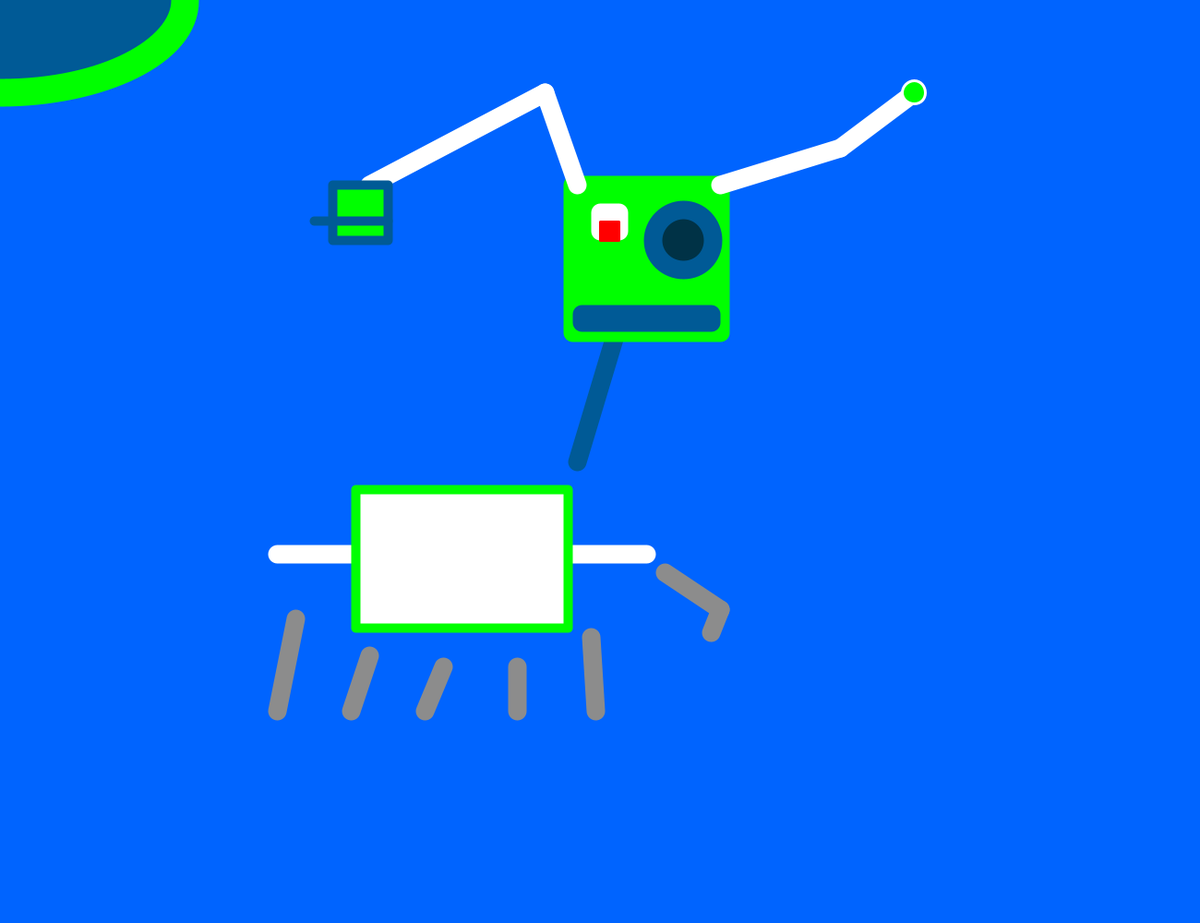
Frame 1 (no input)
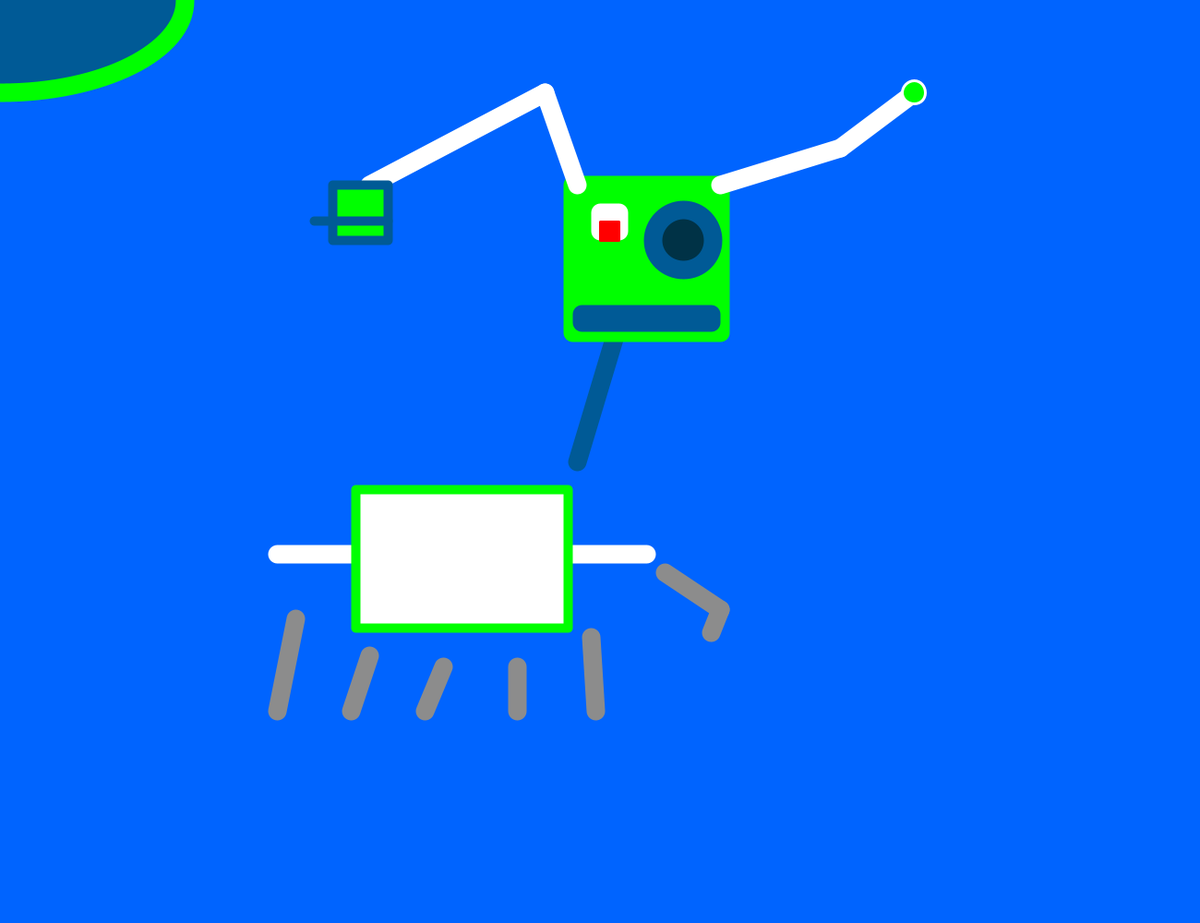
Frame 60 (the mouse pressed at the canvas centre just before this capture)
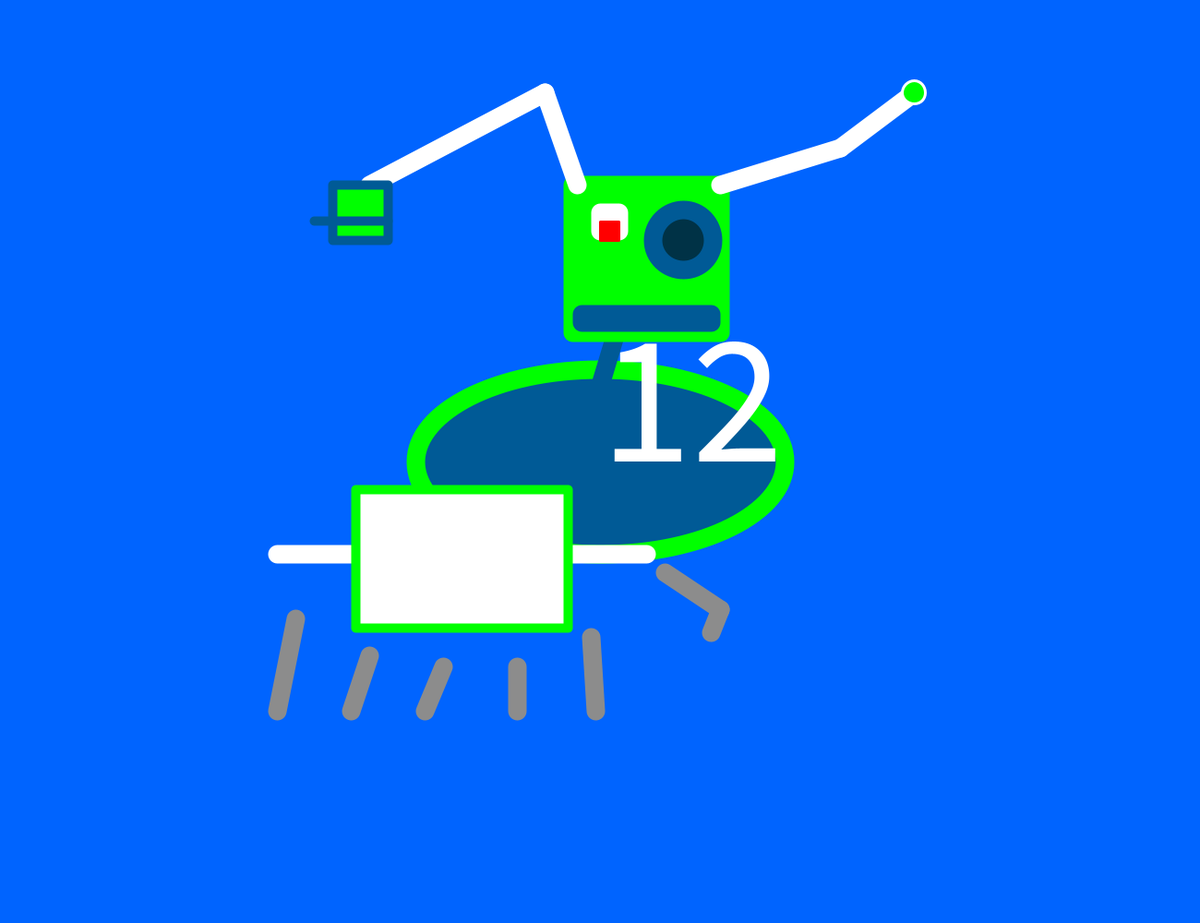
Frame 120 (the mouse held since frame 60 and released just before this capture)

The Processing sketch that drew these frames (run headless with seeded random() and noise(); from frame 60 on, the mouse is pressed at the canvas centre):

// Processing sketch: processing_185377
// ── processing_185377.pde

void setup(){
size(1300,1000);
smooth();
strokeWeight(30);
}
void draw(){
background(0,100,255);
//background(0,50,70);
stroke(0,255,0);
fill(0,90,150);
ellipse(mouseX,mouseY,400,200);
fill(255);
textSize(200);
text("12",mouseX,mouseY);
stroke(255);
strokeWeight(20);
line(300,600,700,600);
stroke(0,90,150);
line(625,500,670,350);
stroke(0,255,0);
strokeJoin(ROUND);
fill(0,255,0);
rect(620,200,160,160);
stroke(0,90,150);
rect(630,340,140,9);
stroke(255);
fill(0,50,70);
rect(650,230,20,20);
stroke(0,90,150);
ellipse(740,260,65,65);
strokeJoin(ROUND);
strokeWeight(3);
stroke(255,0,0);
fill(255,0,0);
rect(650,240,20,20);
strokeWeight(20);
stroke(255);
line(625,200,590,100);
line(590,100,400,200);
strokeWeight(10);
stroke(0,90,150);
fill(0,255,0);
rect(360,200,60,60);
stroke(0,90,150);
line(340,239,420,239);
strokeWeight(20);
stroke(255);
line(780,200,910,160);
line(910,160,990,100);
strokeWeight(3);
ellipse(990,100,25,25);
strokeWeight(20);
stroke(140);
line(320,670,300,770);
line(400,710,380,770);
line(480,722,460,770);
line(560,722,560,770);
line(640,690,645,770);
line(720,620,780,660);
line(780,660,770,685);
strokeJoin(ROUND);
strokeWeight(10);
stroke(0,255,0);
fill(255);
rect(385,530,230,150);
strokeWeight(20);
stroke(0,90,150);
//line(440,545,440,650);
//line(500,545,585,545);
//line(585,545,585,580);
//line(585,580,500,580);
//line(500,580,500,650);
//line(500,650,585,650);
}
